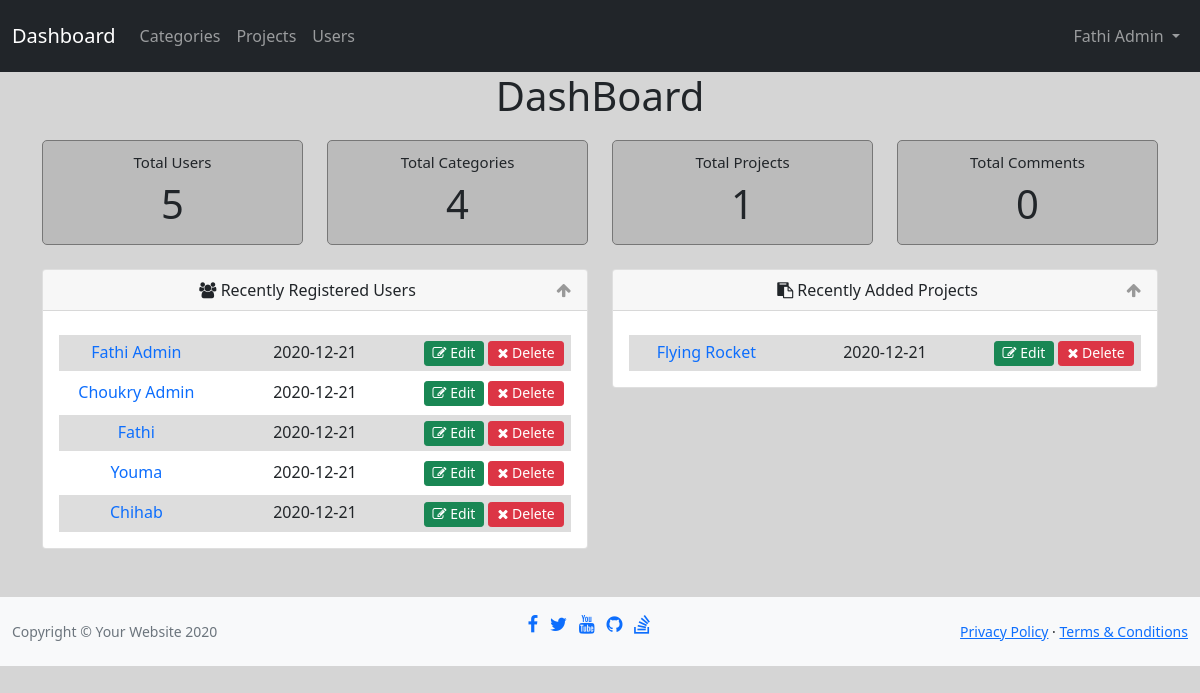
Page /admin/dashboard.php (signed in) on the committed database.
### tables this page shows
CREATE TABLE `users`(
	`id`       		INT          	NOT NULL AUTO_INCREMENT,
	`username` 		VARCHAR(50)  	NOT NULL UNIQUE,
	`email`    		VARCHAR(100) 	NOT NULL UNIQUE,
	`password` 		VARCHAR(400) 	NOT NULL,
	`fullname` 		VARCHAR(50),
    `join_date` 	DATE			NOT NULL DEFAULT(now()),
	`isadmin`  		ENUM('Y','N')	NOT NULL DEFAULT('N'),
	CONSTRAINT `user_id` PRIMARY KEY (`id`)
);

### admin/includes/functions/functions.php (called while the page is built, shortened)
<?php
function countItems($col, $table) {
    global $con;
    $sql = $con->prepare("SELECT COUNT($col) FROM $table");
    $sql->execute();
    return $sql->fetchColumn();
}
function getLatest($cols, $table, $order, $limit = 5) {
    global $con;
    $sql = $con->prepare("SELECT $cols FROM $table ORDER BY $order DESC LIMIT $limit");
    $sql->execute();
    return $sql->fetchAll();
}

### admin/dashboard.php (the view, shortened to what this page needs)
<?php
include 'init.php';
$users      = countItems('id', 'users');
$categories = countItems('id', 'categories');
$projects   = countItems('id', 'projects');
$comments   = countItems('id', 'comments');
$users_latest       = getLatest('id, username, join_date', 'users', 'join_date', 6);
$projects_latest    = getLatest('id, name, add_date, username, category_title', 'projects_view', 'add_date', 6);
?>
<h1 class="text-center">DashBoard</h1>
<div class="container text-center home-stats">
    <div class="row">
        <div class="col-md-3">
            <div class="stats">
                Total Users
                <span><?php echo $users ?></span>
            </div>
        </div>
        <div class="col-md-3">
            <div class="stats">
                Total Categories
                <span><?php echo $categories ?></span>
            </div>
        </div>
        <div class="col-md-3">
            <div class="stats">
                Total Projects
                <span><?php echo $projects ?></span>
            </div>
        </div>
        <div class="col-md-3">
            <div class="stats">
                Total Comments
                <span><?php echo $comments ?></span>
            </div>
        </div>
    </div>
    <div class="row pt-4">
        <div class="col-sm-6">
            <div class="card">
                <div class="card-header">
                    <i class="fa fa-users"></i> Recently Registered Users
                    <span class="toggle-info pull-right">
                        <i class="fa fa-arrow-up"></i>
                    </span>
                </div>
                <div class="card-body">
                    <ul class="list-unstyled latest">
                        <?php foreach ($users_latest as $user) { ?>
                            <li>
                                <div class="row">
                                    <div class="col-sm-4">
                                        <a href="profile.php?username=<?php echo $user['username']; ?>">
                                            <?php echo $user['username'] ?>
                                        </a>
                                    </div>
                                    <div class="col-sm-4">
                                        <?php echo $user['join_date'] ?>
                                    </div>
                                    <div class="col-sm-4">
                                        <a href="edit.php?id=<?php echo $user['id']; ?>" class="btn btn-sm btn-success" role="button">
                                            <i class="fa fa-edit"></i> Edit
                                        </a>
                                        <a href="delete.php?id=<?php echo $user['id']; ?>" class="btn btn-sm btn-danger confirm-delete" role="button" method="POST">
                                            <i class="fa fa-close"></i> Delete
                                        </a>
                                    </div>
                                </div>
                            </li>
                        <?php } ?>
                    </ul>
                </div>
            </div>
        </div>
        <div class="col-sm-6">
            <div class="card">
                <div class="card-header">
                    <i class="fa fa-clipboard"></i> Recently Added Projects
                    <span class="toggle-info pull-right">
                        <i class="fa fa-arrow-up"></i>
                    </span>
                </div>
                <div class="card-body">
                    <ul class="list-unstyled latest">
                        <?php foreach ($projects_latest as $project) { ?>
                            <li>
                                <div class="row">
                                    <div class="col-sm-4">
                                        <a href="project.php?name=<?php echo $project['name']; ?>">
                                            <?php echo $project['name'] ?>
                                        </a>
                                    </div>
                                    <div class="col-sm-4">
                                        <?php echo $project['add_date'] ?>
                                    </div>
                                    <div class="col-sm-4">
                                        <a href="editProject.php?id=<?php echo $project['id']; ?>" class="btn btn-sm btn-success" role="button">
                                            <i class="fa fa-edit"></i> Edit
                                        </a>
                                        <a href="deleteProject.php?id=<?php echo $project['id']; ?>" class="btn btn-sm btn-danger confirm-delete" role="button" method="POST">
                                            <i class="fa fa-close"></i> Delete
                                        </a>
                                    </div>
                                </div>
                            </li>
                        <?php } ?>
                    </ul>
                </div>
            </div>
        </div>
    </div>
</div>
<?php include $inc . 'footer.php';

### admin/layout/css/app.css (style rules this page uses)
h1 { margin-bottom: 20px; }
.home-stats .stats { background-color: #BBB; border: #777 1px solid; border-radius: 5px; padding: 10px; font-size: 15px; }
.home-stats .stats span { font-size: 40px; display: block; }
.toggle-info { color: #999; }
.latest { margin-top: 8px; margin-bottom: 0; }
.latest li { margin-top: 4px; padding: 5px 0; }
.latest li:nth-child(odd) { background-color: #DDD; }
.latest a { text-decoration: none; }
.latest .btn { padding: 0 8px 2px; }

### rows in the picture
users: username "Fathi Admin", join_date "2020-12-21"
users: username "Choukry Admin", join_date "2020-12-21"
users: username "Fathi", join_date "2020-12-21"
users: username "Youma", join_date "2020-12-21"
users: username "Chihab", join_date "2020-12-21"

### other values in the picture
$_SESSION['user'] "Fathi Admin"
$users "5"
$categories "4"
$projects "1"
$comments "0"
$project['name'] "Flying Rocket"
$project['add_date'] "2020-12-21"
